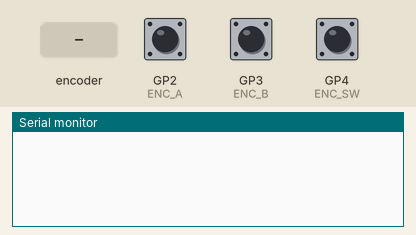
Recording of a sketch running on a simulated Raspberry Pi Pico. Shown: the last lines printed to the serial monitor. The test bench sets the inputs (shaded band); at power-on: GP4 (ENC_SW) HIGH, GP2 (ENC_A) HIGH, GP3 (ENC_B) HIGH.

Above: at 1.2 s.
1.3 s: rotary encoder on GP2 (ENC_A) / GP3 (ENC_B) turned 1 step (first pin leading)
At 2.2 s:
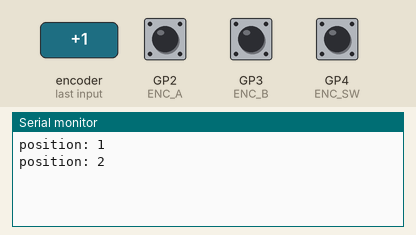
3.0 s: GP4 (ENC_SW) pulled LOW for 0.15 s
At 4.1 s:
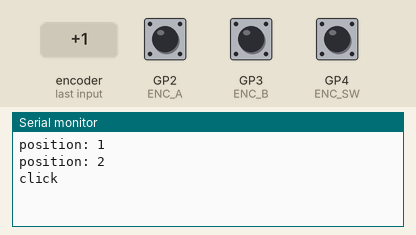
4.6 s: rotary encoder on GP2 (ENC_A) / GP3 (ENC_B) turned 1 step (first pin leading)
At 5.9 s:
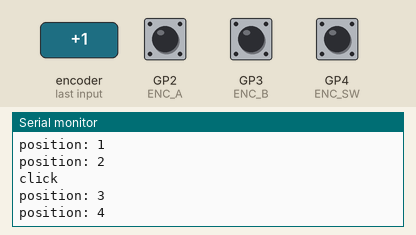
Timing chart, 0 to 7.6 s (numbered marks = the images above; inputs shaded):
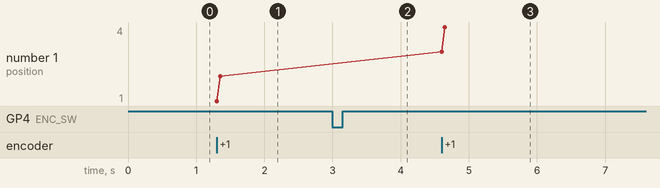

Measured:
- after the input at 1.3 s, the serial monitor: prints a new line at once (image 1)
- after the input at 3.0 s, the serial monitor: prints a new line at once (image 2)
- after the input at 4.6 s, the serial monitor: prints a new line at once (image 3)
- plotted number 1: 2 → 4 after the input at 4.6 s

The sketch:

rotary_encoder_sw.ino
```cpp
// snippet: rotary_encoder_sw
// tags: encoder, rotary, knob, menu, switch, interrupt, direction, debounce
// boards: avr, esp32, megaavr, nano33iot, romi32u4, rp2040
// library: none
// description: Read rotary encoder direction and click using interrupts — menu navigation pattern
// prompts: rotary encoder knob, menu navigation encoder, encoder direction click, volume knob, rotary input scroll wheel

const int ENC_A  = 2;
const int ENC_B  = 3;
const int ENC_SW = 4;

volatile int  position = 0;
volatile int  lastA    = HIGH;
bool          lastSW   = HIGH;

// AVR ISRs are plain functions — no IRAM_ATTR (that attribute is ESP32-only and
// undefined on AVR, which breaks the build with "expected initializer").
void onTurn() {
  int a = digitalRead(ENC_A);
  int b = digitalRead(ENC_B);
  if (a != lastA) {
    position += (a != b) ? 1 : -1;
    lastA = a;
  }
}

void setup() {
  Serial.begin(9600);
  pinMode(ENC_A, INPUT_PULLUP);
  pinMode(ENC_B, INPUT_PULLUP);
  pinMode(ENC_SW, INPUT_PULLUP);
  attachInterrupt(digitalPinToInterrupt(ENC_A), onTurn, CHANGE);
}

void loop() {
  static int lastPos = 0;
  noInterrupts(); int pos = position; interrupts();
  if (pos != lastPos) {
    Serial.print("position: "); Serial.println(pos);
    lastPos = pos;
  }

  bool sw = digitalRead(ENC_SW);
  if (sw == LOW && lastSW == HIGH) { Serial.println("click"); delay(50); }
  lastSW = sw;
}
```
